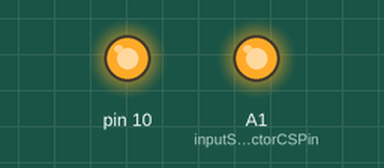
Recording of a sketch running on a simulated Arduino Uno, built with avr-gcc and run on an emulated ATmega328P. On the bench: output pins drawn as LEDs (lit = HIGH). What the sketch prints to the serial monitor is not drawn.

Above: at 0.1 s.
Timing chart, 0 to 1.6 s (numbered marks = the images above):
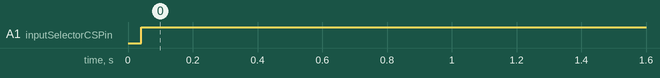

Measured:
- by itself, A1 (inputSelectorCSPin): LOW → HIGH at 0.04 s

The sketch:

input-selector-tester.ino
```cpp
#include "SPI.h"

// Arduino Uno SPI pins
// Pin 11 = SDI
// Pin 13 = CLK

// Arduino Pro Micro SPI pins
// Pin 16 = Serial data out
// Pin 15 = CLK

const int inputSelectorCSPin = A1;

void setup() {
  // set the inputSelectorCSPin as an output:
  pinMode (inputSelectorCSPin, OUTPUT);
  digitalWrite(inputSelectorCSPin,HIGH);
  Serial.begin (9600);
  Serial.println ("Starting SPI..");
  SPI.begin();
  Serial.println ("Setting control registers..");
  // Set IO direction to output for all bank 0 (I/O pins 0-7)
  digitalWrite(inputSelectorCSPin,LOW);
  SPI.transfer(B01000000); // Send Device Opcode
  SPI.transfer(0);         // Select IODIR register for bank 0
  SPI.transfer(0);         // Set register
  digitalWrite(inputSelectorCSPin,HIGH);
  // Set IO direction to output for all bank 1 (I/O pins 8-17)
  digitalWrite(inputSelectorCSPin,LOW);
  SPI.transfer(B01000000); // Send Device Opcode
  SPI.transfer(1);         // Select IODIR register for bank 1
  SPI.transfer(0);         // Set register
  digitalWrite(inputSelectorCSPin,HIGH);
}

// Function to set GPIO pins on the MCP23S17
int setMCP23S17Gpio(int register_gpioa, int register_gpiob) {
  digitalWrite(inputSelectorCSPin,LOW);
  SPI.transfer(B01000000);        // Send Device Opcode
  SPI.transfer(18);               // Select register
  SPI.transfer(register_gpioa);   // Set GPIOA register
  SPI.transfer(register_gpiob);   // Set GPIOB register
  digitalWrite(inputSelectorCSPin,HIGH);
}

int setRelayToZero() {
  delay(40);
  setMCP23S17Gpio(B10000000, B00000000);
  delay(1000);
}

void loop() {
  Serial.println ("Switching relay 1");
  setMCP23S17Gpio(B11010101, B01001000);
  setRelayToZero();
  Serial.println ("Switching relay 2");
  setMCP23S17Gpio(B11010101, B00110000);
  setRelayToZero();
  Serial.println ("Switching relay 3");
  setMCP23S17Gpio(B11010100, B11010000);
  setRelayToZero();
  Serial.println ("Switching relay 4");
  setMCP23S17Gpio(B11010011, B01010000);
  setRelayToZero();
  Serial.println ("Switching relay 5");
  setMCP23S17Gpio(B11001101, B01010000);
  setRelayToZero();
  Serial.println ("Switching relay 6");
  setMCP23S17Gpio(B10110101, B01010000);
  setRelayToZero();
  Serial.println ("Switching relay mute");
  setMCP23S17Gpio(B00000000, B00000000);
  delay(1000);
  setRelayToZero();
}
```
